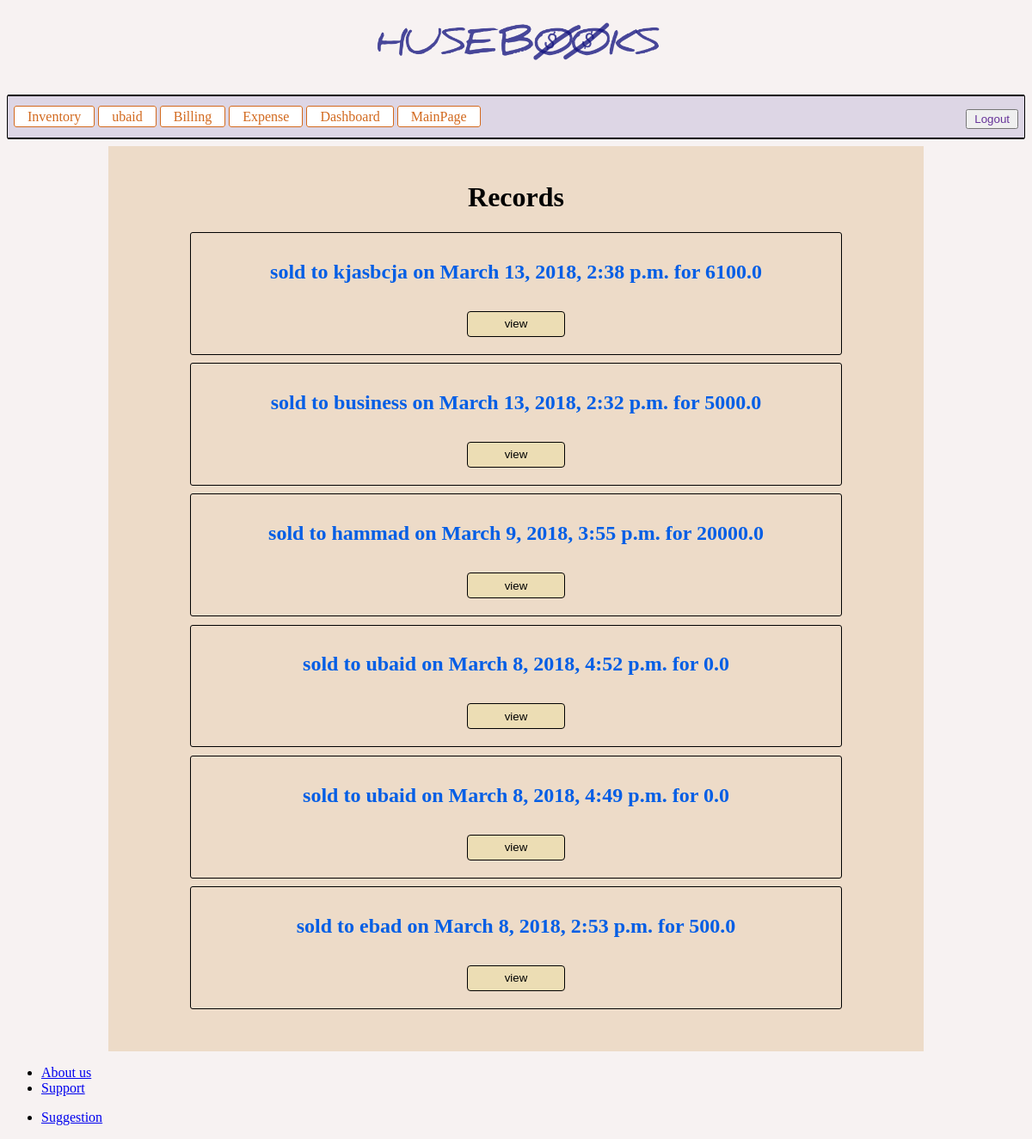
The app's page /billing/invoice/records/ (signed in) with its own data.
### billing/models.py (models this page shows)
class InvoiceRecord(m.Model):
    transaction_id = m.CharField(max_length=200)
    buyer = m.CharField(max_length=100)
    date = m.DateTimeField(auto_now_add=True,blank=True)
    price = m.FloatField(default=0)
    user = m.ForeignKey(User,on_delete=m.CASCADE)
    def __str__(self):
        return 'sold to  '+self.buyer

### billing/views.py (the view)
# urls.py: url(r'invoice/records/$',views.invoice_record, name = 'records'),
@login_required
def invoice_record(request):
    data = InvoiceRecord.objects.filter(user = request.user).order_by('-date')
    return render(request,'billing/records.html',{'data':data})

### billing/templates/billing/records.html (shortened to what this page needs)
{% extends 'base_layout.html' %}
{% block content %}
<h1>Records</h1>
{% if data %}
{%for info in data%}
<form class="invoice-record" action="{% url 'billing:duplicate_invoice' %}" method="post">
  <h4>{{info}}  on  {{info.date}}  for  {{info.price}}</h4>
  <input type="submit" name="" value="view">
</form>
{% endfor %}
{% else %}
<h4>No Invoices!</h4>
{% endif %}
{% endblock %}

### templates/base_layout.html (shortened to what this page needs)
{% load static from staticfiles %}
<!DOCTYPE html>
<html lang="en">
<head>
    <link rel="stylesheet" href="{%static 'styles.css'%}">
</head>
<body>
  <a href="/"><h1 id="topheading"> <img src="{%static 'thumb.png'%}" alt=""> </h1></a>
  <div class="nav-bar">
    <hr>
    <div class="nac-data">
  {% if user.is_authenticated %}
  <form class="logout" action="{% url 'accounts:logout' %}" method="post" style="float:right;">
    <input type="submit" name="" value="Logout">
  </form>
  <a href="{%url 'inventory:homepage'%}">Inventory</a>
  <a href="{% url 'accounts:profile' %}">{{request.user}}</a>
  <a href="{% url 'billing:homepage' %}">Billing</a>
  <a href="{% url 'expense:homepage' %}">Expense</a>
  <a href="{% url 'accounting:dashboard' %}">Dashboard</a>
  <a href="/">MainPage</a>
  {% endif %}
  </div>
  <hr>
  </div>
  <div class="content">
    {%block content%}
    {%endblock%}
  </div>
<div class="footer-main">
  <ul>
    <li> <a href="/">About us</a> </li>
    <li>{%if user.is_authenticated%}<a href="{% url 'support:customer-support' %}">{%else%}<a href="{% url 'support:unknown' %}">{% endif %}Support</a> </li>
  </ul>
  <ul>
    {% if user.is_authenticated %}
    <li><a href="{% url 'support:suggestion' %}" >Suggestion</a</li>
      {% endif %}
  </ul>
</div>
</body>
</html>

### static/styles.css (style rules this page uses)
body { background-color: #b381811a; }
.nav-bar { background-color:#220c841f; border-left:solid 0.5px; border-right: solid 0.5px; border-radius:3px }
#topheading img { width:30%; }
h1 { text-align:center; }
.nac-data a { text-decoration:none; color: chocolate; border: 1px solid; border-radius:3px; padding-right:15px; padding-left:15px; padding-top: 3px; padding-bottom:3px; background-color:white; }
.nac-data { padding:7px; }
.logout input { padding-top:2px; padding-left:8px; padding-right:8px; padding-bottom:2px; color:rebeccapurple; }
hr { border: solid 0.5px; }
.invoice-record { text-align:center; border: solid 1px; border-radius:3px; padding-bottom:20px; margin: 1% 10%; }
.invoice-record input { width:15%; height:30px; background-color: #ece1a485; border: 1px solid black; border-radius:4px; }
.invoice-record h4 { font-size:24px; color:#035ee5; }
.content { margin: 0 10%; padding-bottom:40px; padding-top: 20px; background-color:#deb88763 }
.footer-main { float:left; }

### records on screen
InvoiceRecord: buyer "sold to kjasbcja", date "March 13, 2018, 2:38 p.m.", price "6100.0"
InvoiceRecord: buyer "sold to business", date "March 13, 2018, 2:32 p.m.", price "5000.0"
InvoiceRecord: buyer "sold to hammad", date "March 9, 2018, 3:55 p.m.", price "20000.0"
InvoiceRecord: buyer "sold to ubaid", date "March 8, 2018, 4:52 p.m.", price "0.0"
InvoiceRecord: buyer "sold to ubaid", date "March 8, 2018, 4:49 p.m.", price "0.0"
InvoiceRecord: buyer "sold to ebad", date "March 8, 2018, 2:53 p.m.", price "500.0"

### other values on screen
{{ request.user }} "ubaid"
